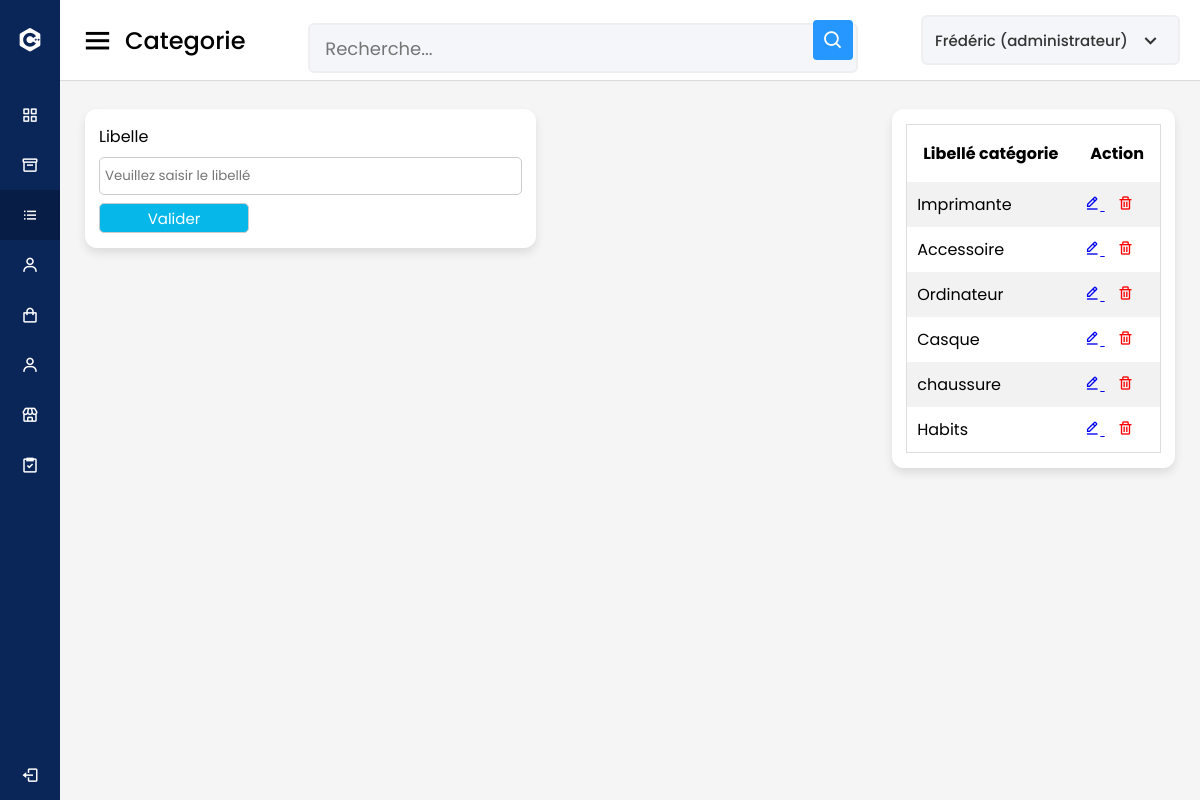
Screenshot of /vue/categorie.php (signed in) with the database file from the repository.
### tables this page shows
CREATE TABLE `categorie_article` (
  `id` int(11) NOT NULL,
  `libelle_categorie` varchar(60) NOT NULL
);

### model/function.php (called while the page is built, shortened)
<?php
function getCategorie($id = null)
{
    $sql = !empty($id) ? "SELECT * FROM categorie_article WHERE id=?" : "SELECT * FROM categorie_article";
    $req = $GLOBALS['connexion']->prepare($sql);
    $req->execute(!empty($id) ? array($id) : []);
    return !empty($id) ? $req->fetch() : $req->fetchAll();
}

### vue/categorie.php (the view, shortened to what this page needs)
<?php
include 'entete.php';
?>
<div class="home-content">
    <div class="overview-boxes">
        <div class="box">
            <form action="<?= !empty($_GET['id']) ? "../model/modifCategorie.php" : "../model/ajoutCategorie.php" ?>"
                method="post">
                <label for="libelle_categorie">Libelle</label>
                <input value="<?= !empty($_GET['id']) ? $categorie['libelle_categorie'] : "" ?>" type="text"
                    name="libelle_categorie" id="libelle_categorie" placeholder="Veuillez saisir le libellé" required>
                <button type="submit">Valider</button>
            </form>
        </div>
        <div class="box">
            <table class="mtable">
                <tr>
                    <th>Libellé catégorie</th>
                    <th>Action</th>
                </tr>
                <?php
                $categories = getCategorie();
                if (!empty($categories) && is_array($categories)) {
                    foreach ($categories as $value) {
                        ?>
                        <tr>
                            <td><?= $value['libelle_categorie'] ?></td>
                            <td>
                                <a href="?id=<?= $value['id'] ?>">
                                    <i class='bx bx-edit-alt'></i>
                                </a>
                                <a href="../model/supprimerCategorie.php?id=<?= $value['id'] ?>"
                                    onclick="return confirm('Voulez-vous vraiment supprimer cette catégorie ?');">
                                    <i class='bx bx-trash' style="color: red;"></i>
                                </a>
                            </td>
                        </tr>
                        <?php
                    }
                }
                ?>
            </table>
        </div>
    </div>
</div>
</section>
<?php include 'pied.php'; ?>

### public/css/style.css (style rules this page uses)
* { margin: 0; padding: 0; box-sizing: border-box; font-family: "Poppins", sans-serif; }
.home-section .home-content { position: relative; padding-top: 104px; }
.home-content .overview-boxes { display: flex; align-items: flex-start; justify-content: space-between; flex-wrap: nowrap; padding: 0 20px; margin-bottom: 26px; }
.overview-boxes .box { display: flex; align-items: center; justify-content: center; background: #fff; padding: 15px 14px; border-radius: 12px; box-shadow: 0 5px 10px rgba(0, 0, 0, 0.1); margin: 5px; }
input, textarea, select { margin-bottom: 10px; box-sizing: border-box; width: 100%; margin: 8px 0; padding: 8px 5px; border-radius: 5px; border: 1px solid #ccc; }
button { background-color: rgb(6, 183, 233); color: white; width: 150px; height: 30px; border: 1px solid #ccc; font-size: 15px; border-radius: 5px; }
label { display: block; }
form { width: 100%; }
table.mtable { width: 100%; border-collapse: collapse; width: 100%; border: 1px solid #ddd; }
th, td { text-align: left; padding: 16px; }
table.mtable tr:nth-child(even) { background: #f2f2f2; }
table.mtable td { padding: 10px; }

### rows the page displays
categorie_article: libelle_categorie "Imprimante"
categorie_article: libelle_categorie "Accessoire"
categorie_article: libelle_categorie "Ordinateur"
categorie_article: libelle_categorie "Casque"
categorie_article: libelle_categorie "chaussure"
categorie_article: libelle_categorie "Habits"

### other values shown
$nom_page "Categorie"
$_SESSION['prenom'] "Frédéric"
$type "administrateur"
